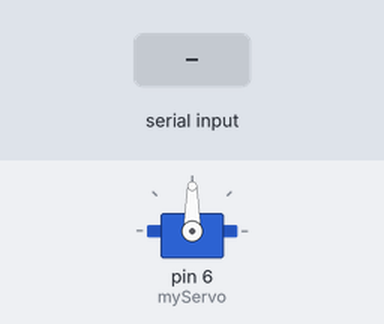
A sketch run on a simulated Arduino Uno, built with avr-gcc and run on an emulated ATmega328P. Parts: servo. The test bench sets the inputs (shaded band). What the sketch prints to the serial monitor is not drawn.

Above: at 1.2 s.
1.3 s: "30,150\n" received over Serial
At 3.1 s:
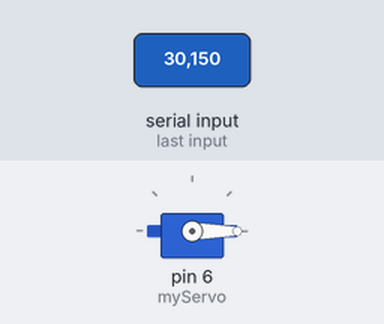
3.8 s: "90,45\n" received over Serial
At 4.6 s:
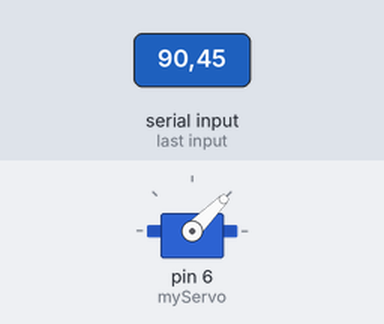
6.3 s: "200\n" received over Serial
At 7.1 s:
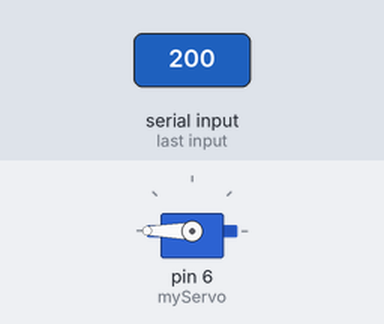
Timing chart, 0 to 9.3 s (numbered marks = the images above; inputs shaded):
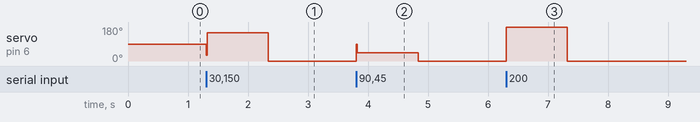

Measured:
- after the input at 1.3 s, servo on pin 6 (myServo): 90° → 150° at once, → 0° 1.0 s later
- after the input at 3.8 s, servo on pin 6 (myServo): 0° → 45° at once, → 0° 1.0 s later
- after the input at 6.3 s, servo on pin 6 (myServo): 0° → 180° at once, → 0° 1.0 s later

The sketch:

ServoRotateSpecificAngle.ino
```cpp
#include <Servo.h>

Servo myServo;         //创建Servo对象myServo

int dataIndex = 0;     //创建整数型变量，存储输入数据序列号
void setup() {
  myServo.attach(6);
  Serial.begin(9600); //启动串口通讯，传输波特率9600
  Serial.println("Please input serial data.");
}

void loop() {          // 检查串口缓存是否有数据等待传输
  if ( Serial.available()>0 ) {
    dataIndex++;       // 处理数据序列号并通过串口监视器显示
    Serial.print("dataIndex = ");
    Serial.print(dataIndex);
    Serial.print(" , ");

    int pos = Serial.parseInt();   // 解析串口数据中的整数信息并赋值给变量pos
    Serial.print("Set servo position: ");
    Serial.println(pos);           // 通过串口监视器显示变量pos数值
    myServo.write(pos);             // 使用pos变量数值设置伺服电机
    delay(15);
  }
}
```
